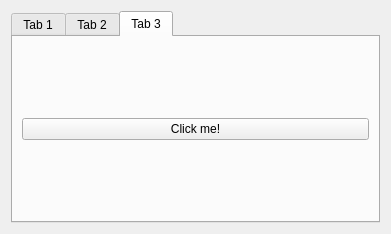
<?xml version="1.0" encoding="UTF-8"?>
<ui version="4.0">
 <class>Widget</class>
 <widget class="QWidget" name="Widget">
  <property name="geometry">
   <rect>
    <x>0</x>
    <y>0</y>
    <width>391</width>
    <height>234</height>
   </rect>
  </property>
  <property name="windowTitle">
   <string>Widget</string>
  </property>
  <layout class="QVBoxLayout" name="verticalLayout">
   <item>
    <widget class="QTabWidget" name="tabWidget">
     <property name="currentIndex">
      <number>2</number>
     </property>
     <widget class="QWidget" name="tab">
      <attribute name="title">
       <string>Tab 1</string>
      </attribute>
      <layout class="QHBoxLayout" name="horizontalLayout">
       <item>
        <widget class="QPushButton" name="pushButton">
         <property name="text">
          <string>One</string>
         </property>
        </widget>
       </item>
       <item>
        <widget class="QPushButton" name="pushButton_2">
         <property name="text">
          <string>Two</string>
         </property>
        </widget>
       </item>
      </layout>
     </widget>
     <widget class="QWidget" name="tab_2">
      <attribute name="title">
       <string>Tab 2</string>
      </attribute>
      <layout class="QVBoxLayout" name="verticalLayout_2">
       <item>
        <widget class="QLineEdit" name="lineEdit"/>
       </item>
      </layout>
     </widget>
     <widget class="QWidget" name="tab_3">
      <attribute name="title">
       <string>Tab 3</string>
      </attribute>
      <layout class="QVBoxLayout" name="verticalLayout_3">
       <item>
        <widget class="QPushButton" name="pushButton_3">
         <property name="text">
          <string>Click me!</string>
         </property>
        </widget>
       </item>
      </layout>
     </widget>
    </widget>
   </item>
  </layout>
 </widget>
 <resources/>
 <connections/>
</ui>
